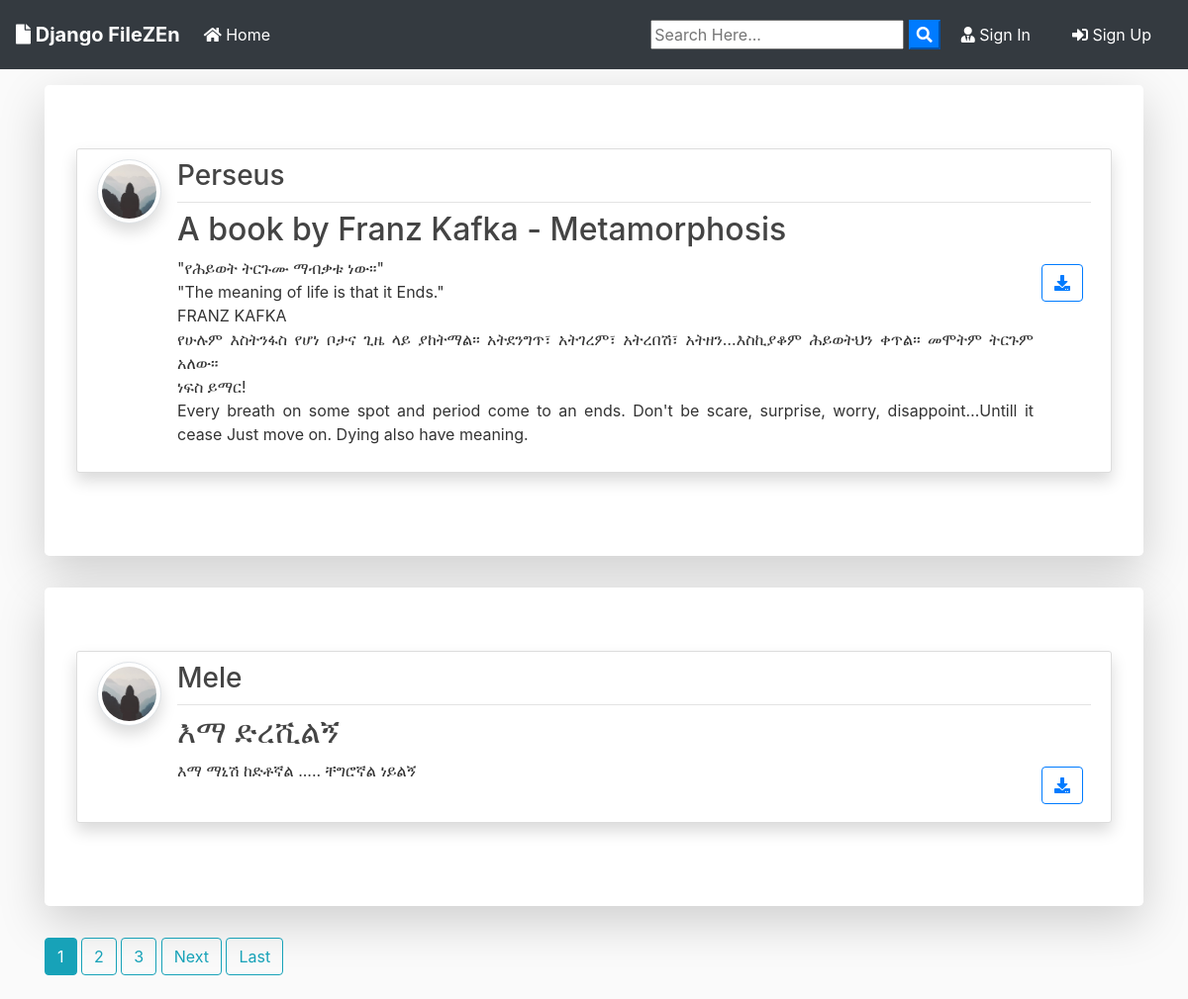
The page / on the database its author committed.
### blog/models.py (models this page shows, shortened)
class Post(models.Model):
	title = models.CharField(max_length=100)
	file = models.FileField(null=True,blank=True,upload_to='Files')
	content = models.TextField()
	date_posted = models.DateTimeField(default=timezone.now)
	author = models.ForeignKey(User, on_delete=models.CASCADE)

### users/models.py (models this page shows, shortened)
class Profile(models.Model):
    user = models.OneToOneField(User, on_delete=models.CASCADE)
    image = models.ImageField(default='default.jpg', upload_to='profile_pics')

### blog/views.py (the view)
# urls.py: path('', PostListView.as_view(), name='blog-home'),
class PostListView(ListView):
    model = Post
    template_name = 'blog/home.html'  # <app>/<model>_<viewtype>.html
    context_object_name = 'posts'
    ordering = ['-date_posted']
    paginate_by = 2

### blog/templates/blog/home.html (shortened to what this page needs)
{% extends "blog/base.html" %}
{% block content %}
    {% for post in posts %}
      <div class="jumbotron mt-3 bg-white shadow-lg">
      <article class="media content-section shadow">
        <a href="{{ post.author.profile.image.url }} " target="_blank"> <img src="{{ post.author.profile.image.url }}  " alt="" class="article-img rounded-circle img-thumbnail img-fluid shadow">
        </a>
        <div class="media-body">
          <div class="article-metadata d-flex justify-content-between">
            <a class="mr-2 " href="{% url 'user-posts' post.author.username  %}"><h3>{{ post.author }}</h3></a>
          </div>
          <h2><a class="article-title text-justify " href="{% url 'post-detail' post.id %}">{{ post.title }}</a></h2>
          <div class="d-flex justify-content-between">
            <p class="article-content text-justify text-truncate overflow-hidden">{{ post.content }}</p>
            {% if post.file %}
          <div class="form-group mt-0 pt-0  m-2">
            <a class="btn btn-outline-primary  btn-d "  href="{{ post.file.url }}"  download type="submit"><i class="fas fa-download"></i></a>
          </div>
          {% endif %}
          </div>
        </div>
      </article>
      </div>
    {% endfor %}
    {% if is_paginated %}
      {% for num in page_obj.paginator.page_range %}
        {% if page_obj.number == num %}
          <a class="btn btn-info mb-4" href="?page={{ num }}">{{ num }}</a>
        {% elif num > page_obj.number|add:'-3' and num < page_obj.number|add:'3' %}
          <a class="btn btn-outline-info mb-4" href="?page={{ num }}">{{ num }}</a>
        {% endif %}
      {% endfor %}
      {% if page_obj.has_next %}
        <a class="btn btn-outline-info mb-4" href="?page={{ page_obj.next_page_number }}">Next</a>
        <a class="btn btn-outline-info mb-4" href="?page={{ page_obj.paginator.num_pages }}">Last</a>
      {% endif %}
    {% endif %}
{% endblock content %}

### blog/static/blog/main.css (style rules this page uses)
body { background: #fafafa; color: #333333; margin-top: 0; }
h1, h2, h3, h4, h5, h6 { color: #444444; }
.content-section { background: #ffffff; padding: 10px 20px; border: 1px solid #dddddd; border-radius: 3px; margin-bottom: 20px; }
.article-title { color: #444444; }
.article-content { white-space: pre-line; }
.article-img { height: 65px; width: 65px; margin-right: 16px; }
.article-metadata { padding-bottom: 1px; margin-bottom: 4px; border-bottom: 1px solid #e3e3e3 }

### rows shown on the page
Post: author.profile.image (placeholder picture), author "Perseus", title "A book by Franz Kafka - Metamorphosis", content "\"የሕይወት ትርጉሙ ማብቃቱ ነው።\" \"The meaning of life is that it Ends.\" FRANZ KAFKA የሁሉም እስትንፋስ የሆነ ቦታና ጊዜ ላይ ያከትማል። አትደንግጥ፣ አትገረም፣ አትረበሽ፣ አትዘን…እስኪያቆም ሕይወትህን ቀጥል። መሞትም ትርጉም አለው። ነፍስ ይማር! Every breath on some spot and period come to an ends. Don't be scare, surprise, worry, disappoint…Untill it cease Just move on. Dying also have meaning."
Post: author.profile.image (placeholder picture), author "Mele", title "እማ ድረሺልኝ", content "እማ ማኒሽ ከድቶኛል ..... ቸግሮኛል ነይልኝ"

### other values the page prints
{{ num }} "1"
{{ num }} "2" "3"
